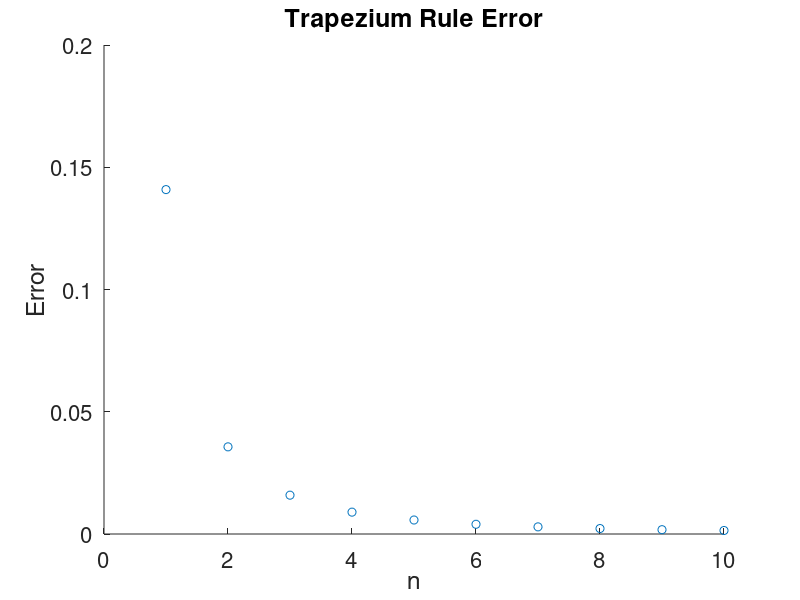
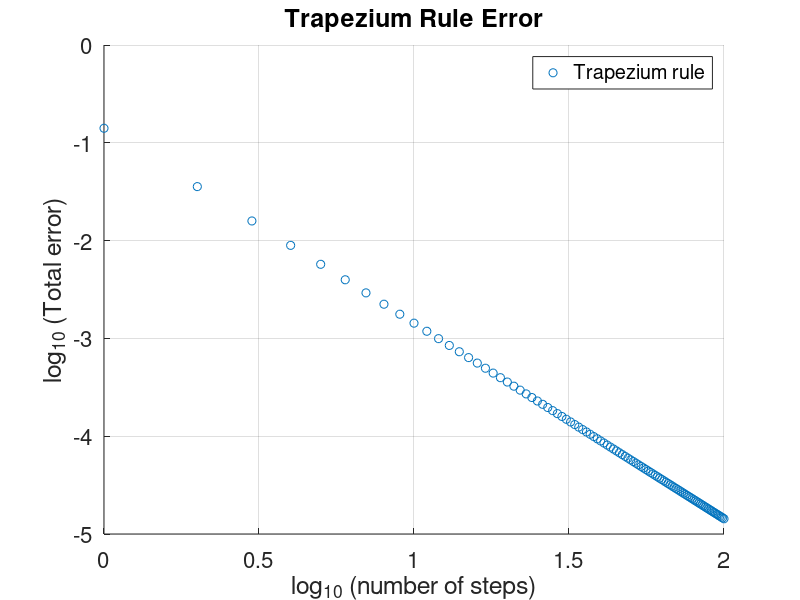
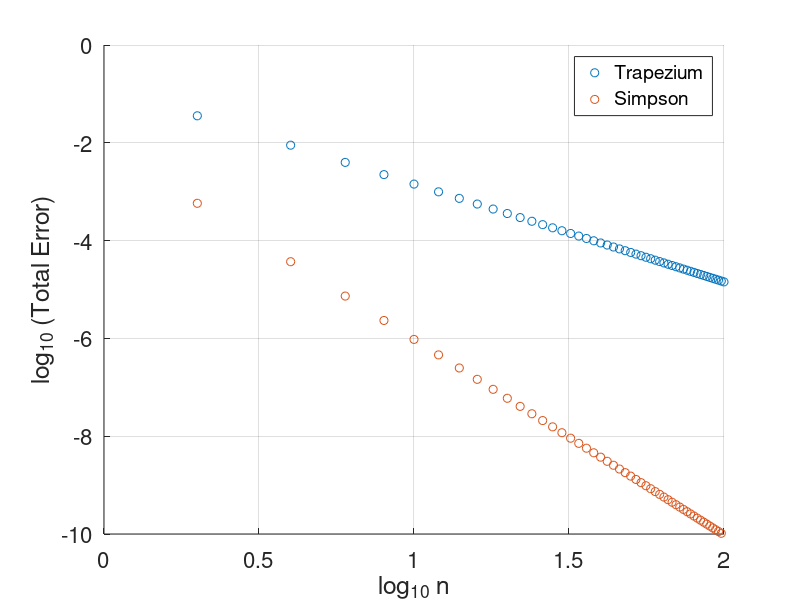
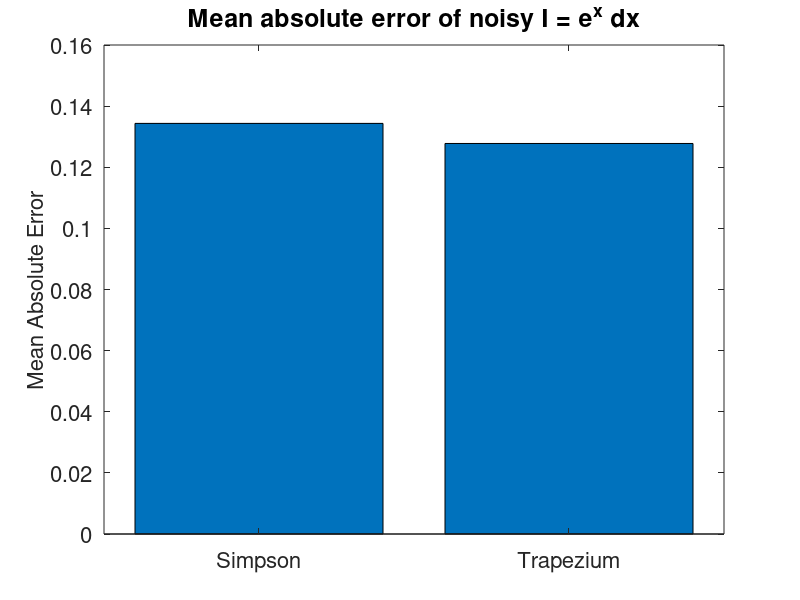

Here is the MATLAB script that generated these plots, in order: (Note: this script raises an error after producing the figures.)
% Matlab examples for Engineering Maths, CET IB, 2016
% Eric Rees
% 


% To use these scripts:
%  1. Start Matlab
%  2. Enter these scripts on the console
%      one line at a time
%  3. Or open this file in the editor 
%      and run entire sections (Ctrl + Enter)


% EXAMPLE 1: Trapezium rule errors
%  Integrate exp(x) dx from 0 to 1
% 
clear    % Clear workspace

n = 5;   % Number of steps
h = 1/n; % Interval

x = 0:h:1;
f = exp(x);

Itrapezium = 0.5*h*(f(1)+2*sum(f(2:end-1))+f(end));
Iexact     = exp(1) - 1;
difference = Itrapezium - Iexact;


% EXAMPLE 1b: Plot graph for trapezium rule errors for several values of 

listOfN          = zeros(100,1); % Pre-allocate an empty list 
listOfDifference = zeros(100,1);
for loop = 1:100
  n = loop;
  h = 1/n;   % Interval
  x = 0:h:1;
  f = exp(x);
  Itrapezium = 0.5*h* (f(1) + 2*sum(f(2:end-1)) + f(end));
  Iexact     = exp(1) - 1;
  difference = Itrapezium - Iexact;
  listOfN(loop)          = n;
  listOfDifference(loop) = difference;
end

figure(1)
 scatter(listOfN(1:10), listOfDifference(1:10));
 set(gca, 'fontSize', 16)
 xlabel('n', 'fontSize', 18);
 ylabel('Error', 'fontSize', 18);
 title('Trapezium Rule Error', 'fontSize', 18);
 set(gcf,'Position',[100,100,400,300]);
 set(gcf,'color','w')
figure(2)
 scatter(log10(listOfN), log10(listOfDifference));
 set(gca, 'fontSize', 16)
 xlabel('log_{10} (number of steps)', 'fontSize', 18);
 ylabel('log_{10} (Total error)', 'fontSize', 18);
 title('Trapezium Rule Error', 'fontSize', 18);
 set(gcf,'Position',[100,100,500,400]);
 grid on
 legend('Trapezium rule')
 
 
%% 
%  EXAMPLE 2: Simpson's rule integration
%  Also for  exp(x) dx from 0 to 1 
clear

n = 2;     % Consider n intervals. n is even.
h = 1/n;   % The width of each interval is h
                   
x = 0:h:1;    % x coordinates 
y = exp(x);   % y coordinates

Isimpson = (1/3)*h*(y(1) + 4*sum( y(2:2:end-1) ) + ...
                    2*sum( y(3:2:end-2) ) +y(end) );
Iexact = exp(1) - 1;
difference = Isimpson - Iexact;

% EXAMPLE 2b:
%  Compare Simpson's rule error with Trapezium rule:
%  For several n-values (must be even):
listOfN          = zeros(50,1);
listOfDiffTrap   = zeros(50,1);
listOfDiffSimp   = zeros(50,1);
for loop = 1:50
  n = 2*loop;
  h = 1/n;     % Interval
  x = 0:h:1;
  y = exp(x);
  Itrapezium = 0.5*h* (y(1) + 2*sum(y(2:end-1)) + y(end));
  Isimpson   = (1/3)*h*(y(1) + 4*sum( y(2:2:end-1) ) + ...
                        2*sum( y(3:2:end-2) ) +y(end) );
  
  Iexact     = exp(1) - 1;
  
  listOfN(loop)          = n;
  listOfDiffTrap(loop) = Itrapezium - Iexact;
  listOfDiffSimp(loop) = abs( Isimpson - Iexact );
end

figure(3)
 scatter(log10(listOfN), log10(listOfDiffTrap), 'bo');
 hold on
  scatter(log10(listOfN), log10(listOfDiffSimp), 'rx');
 hold off
 set(gca, 'fontSize', 16)
 xlabel('log_{10} n', 'fontSize', 18);
 ylabel('log_{10} (Total Error)', 'fontSize', 18);
 title('', 'fontSize', 18);
 set(gcf,'Position',[100,100,400,300]);
 set(gcf,'color','w')
 legend('Trapezium','Simpson','fontSize',14)
 grid on
ylim([-10 0])


%%
% Example 3: Noise Tolerance of Trapezium and Simpson's Rules
%            integrate  exp dx  from x = 0 to 1 with noise

clear
n = 10;
h=1/n;
xData = 0:h:1; 

nRepeats = 1000;   % Run this 1000 times 

Isimpson = zeros(length(nRepeats),1); % Pre-allocate memory
Itrap =    zeros(length(nRepeats),1); % 

for loop = 1:nRepeats
  yData = exp(xData) + 0.5*randn(1, length(xData)); 
  Isimpson(loop) = (1/3) * h * (yData(1) + 4*sum(yData(2:2:end-1)) + ...
                          2*sum(yData(3:2:end-2)) +yData(end) );
  Itrap(loop)    = 0.5*h*(yData(1)+2*sum(yData(2:end-1))+yData(end));
end

Iexact = exp(1) - 1;

errorOfSimpson = abs( Isimpson - Iexact) ;
errorOfTrap    = abs( Itrap    - Iexact) ;
mean(errorOfSimpson)
mean(errorOfTrap)

% Bar chart for mean absolute errors:
figure(4)
 bar( [mean(errorOfSimpson) , mean(errorOfTrap)] )
 set(gca,'XTickLabel',{'Simpson', 'Trapezium'})
 set(gca, 'fontSize', 16)
 title('Mean absolute error of noisy I = e^x dx', 'fontSize', 18);
colormap summer
ylabel('Mean Absolute Error', 'fontSize', 16);

% Scatterplot for absolute errors (hardly enlightening)
figure(5)
 scatter((1:length(errorOfSimpson)), errorOfSimpson, 'rx')
 hold on
 scatter((1:length(errorOfTrap)), errorOfTrap, 'bo')
 hold off
legend('Simpson','Trapezium')
set(gca, 'fontSize', 16)
title('Total error, with noise', 'fontSize', 18);
xlabel('Test number', 'fontSize', 16);
ylabel('Absolute error', 'fontSize', 16);


%% 
%  Example 4: Euler and Modified Euler for ODEs
% Exponential decay:
% 
% Note:
%   Interesting cases are (h = 0.01, 0.1, 0.15, 0.2, 0.203)
%    Note the axis limits, xlim() and ylim(), may hide 
%    the divergence to infinity for large h here

steps = 200;    % Number of steps
h = 0.01;       % Step size

t = 0;    % Initial time
y = 1;    % Initial amount

listT = zeros(steps,1);
listY = zeros(steps,1);
for loop = 1:steps
   listT(loop) = (loop-1)*h;
   listY(loop) = y;
     
    f = -10*y;    % Slope
    y = y + h*f; 
    t = t+h; 
end
figure(6)
 plot(listT, listY, 'lineWidth', 2);

 set(gca, 'fontSize', 16)
 xlabel('time', 'fontSize', 18);
 ylabel('N', 'fontSize', 18);
 title('Exponential decay simulation', 'fontSize', 18);
 set(gcf,'Position',[100,100,400,300]);
 set(gcf,'color','w')
 xlim([0 1])
 
 
%% 
%  Example 5:  Euler and its errors

n = 5;    % Set step size and number of steps
h = 0.1;
x = 0;    % Set initial values
y = 1;

listX = zeros(n,1);
listY = zeros(n,1);

for loop = 1:n
   listX(loop) = x;  % Store results
   listY(loop) = y;
    
    k1 = x+y;         % Slope at start of  step
    
    y = y + h*( k1 );
    x = x+h;
end

yExact = 2*exp(x) - x - 1;
yError = yExact - y;

figure(7)

plot(listX, 2*exp(listX) - listX - 1, 'r','lineWidth', 4 )
hold on
   plot(listX, listY, 'lineWidth', 2); % Sim
   scatter(listX, listY, 200, 'bo')
hold off
set(gca, 'fontSize', 14)
xlabel('x', 'fontSize', 14);
ylabel('y', 'fontSize', 14);
% title('Euler', 'fontSize', 14);
legend('exact', 'Euler')
set(gcf,'Position',[100,100,400,300]);
set(gcf,'color','w')


%%
% Example 6: Modified Euler and its errors
n = 5;    % Set step size and number of steps
h = 0.1;
x = 0;    % Set initial values
y = 1;

listX = zeros(n,1);
listY = zeros(n,1);

for loop = 1:n
   listX(loop) = x;  % Store results
   listY(loop) = y;
    
    k1 = x+y;         % Slope at start of  step
    yG = y + h*k1;    % Guess y at end of step
    k2 = (x+h) + yG;  % Guess slope at end of step
    
    y = y + 0.5*h*( k1 + k2 );
    x = x+h;
end

yExact = 2*exp(x) - x - 1;
yError = yExact - y;

figure(8)
 hold on
   plot(listX, 2*exp(listX) - listX - 1, 'r','lineWidth', 10 )
   plot(listX, listY, 'lineWidth', 4); % Sim
   scatter(listX, listY, 200, 'bo')
 hold off
 set(gca, 'fontSize', 16)
 xlabel('X', 'fontSize', 18);
 ylabel('Y', 'fontSize', 18);
 title('Modified Euler', 'fontSize', 18);
 legend('exact', 'simulated', 'simulated')
 set(gcf,'Position',[100,100,400,300]);
 set(gcf,'color','w')
 
 
 %%
 %  Example 7: RK4 method and its errors
 
n = 5;   % n steps
h = 0.1;   % step size (large)
listX = zeros(n,1);
listY = zeros(n,1);

x = 0;   % initial x
y = 1;   % initial y
for loop = 1:n
  listX(loop) = x;
  listY(loop) = y;
  
  k1 = x+y;
  k2 = (x + 0.5*h) + (y + 0.5*h*k1);
  k3 = (x + 0.5*h) + (y + 0.5*h*k2);
  k4 = (x + h)     + (y + h*k3);
  
  averageSlopeEstimate = (1/6)*(k1 + 2*k2 + 2*k3 + k4);
  
  y = y + h*averageSlopeEstimate;
  x = x + h;
end

yExact = 2*exp(x) - x - 1;
yError = y - yExact;

figure(9)
plot(listX, 2*exp(listX) - listX - 1, 'r','lineWidth', 10 )
 hold on
   plot(listX, listY, 'b', 'lineWidth', 3)
   scatter(listX, listY, 200, 'bo')
 hold off
 set(gca, 'fontSize', 16)
 xlabel('X', 'fontSize', 18);
 ylabel('Y', 'fontSize', 18);
 title('RK4', 'fontSize', 18);
 legend('exact', 'simulated', 'simulated')
set(gcf,'Position',[100,100,400,300]);
set(gcf,'color','w')


%%
% Example 8: RK4 comparison with Euler, Mod Euler

n = 7;   % n steps
h = 1;   % step size (1 is 'large')
x = 0;   % initial x
y = 1;   % initial y

listX_euler    = zeros(n+1,1); % Prepare lists to store results
listY_euler    = zeros(n+1,1);
listX_euler(1) = x;
listY_euler(1) = y;

listX_modEuler = zeros(n+1,1);
listY_modEuler = zeros(n+1,1);
listX_modEuler(1) = x;
listY_modEuler(1) = y;

listX_RK4      = zeros(n+1,1);
listY_RK4      = zeros(n+1,1);
listX_RK4(1)   = x;
listY_RK4(1)   = y;

for loop = 1:n
   
   % Euler:
   k1  = (listX_euler(loop) + listY_euler(loop));
   listX_euler(loop+1) = listX_euler(loop) + h;
   listY_euler(loop+1) = listY_euler(loop) + h*k1;
   
   % Modified Euler (or RK2):
   k1  = (listX_modEuler(loop) + listY_modEuler(loop));
   yG  = listY_modEuler(loop) + k1*h;
   k2  = (listX_modEuler(loop) + h   + yG);
   listX_modEuler(loop+1) = listX_modEuler(loop) + h;
   listY_modEuler(loop+1) = listY_modEuler(loop) + (1/2)*h*(k1+k2);
    
   % 4th order Runge-Kutta
   k1 = (listX_RK4(loop) + listY_RK4(loop));
   k2 = (listX_RK4(loop) + 0.5*h) + (listY_RK4(loop) + 0.5*h*k1);
   k3 = (listX_RK4(loop) + 0.5*h) + (listY_RK4(loop) + 0.5*h*k2);
   k4 = (listX_RK4(loop) + h)     + (listY_RK4(loop) + h*k3);
    
   averageSlopeEstimate = (1/6)*(k1 + 2*k2 + 2*k3 + k4);
   listX_RK4(loop+1) = listX_RK4(loop) + h;
   listY_RK4(loop+1) = listY_RK4(loop) + h*averageSlopeEstimate;

end


figure(10)
 xx = 0:0.02:(n*h);     % x positions
 yy = 2*exp(xx) - xx - 1; % Exact y
 plot(xx,yy, 'r','lineWidth', 4 ) % Exact
 hold on
   plot(listX_euler, listY_euler, 'b--','lineWidth', 4); % Sim
   plot(listX_modEuler, listY_modEuler, 'g--','lineWidth', 4); % Sim
   plot(listX_RK4, listY_RK4, 'k--','lineWidth', 4); % Sim
 hold off
 set(gca, 'fontSize', 16)
 xlabel('X', 'fontSize', 18);
 ylabel('Y', 'fontSize', 18);
 title('', 'fontSize', 18);
 legend('Exact','Euler', 'Mod Euler', 'RK4')
% set(gcf,'Position',[100,100,400,300]);
% set(gcf,'color','w')


%%
% Example 9: 
%   Accuracy of RK 4 versus Euler and Mod Euler, for different n values:
%

nValues = [1,2,4,10,100];

for loopNs = 1:length(nValues)
  n = nValues(loopNs);   % n steps
  h = 0.1/n;            % step size for total distance 0.5

  x = 0;   % initial x
  y = 1;   % initial y for RK4
  yEu = 1; % Initial y for Euler
  yME = 1; % Initial y for Modified Euler
  
  for loop = 1:n
    k1 = x+y;                 % RK4 method 
    k2 = (x + 0.5*h) + (y + 0.5*h*k1);
    k3 = (x + 0.5*h) + (y + 0.5*h*k2);
    k4 = (x + h)     + (y + h*k3);
    
    averageSlopeEstimate = (1/6)*(k1 + 2*k2 + 2*k3 + k4);
    y = y + h*averageSlopeEstimate;
    
    yEu = yEu + h*(x + yEu); % Euler method
    
    k1ME = x+yME;            % Modified Euler method
    yG   = yME + k1ME*h; 
    k2ME = x+h + yG;
    yME  = yME + 0.5*h*(k1ME + k2ME);
    
    x = x + h; 
  end
  
  yRK4(loopNs)   = y;
  yEuler(loopNs) = yEu;
  yModE(loopNs)  = yME;
end
yExact = 2*exp(x) - x - 1;


log_yErrorRK4   = log10( abs(yExact - yRK4)   );
log_yErrorEuler = log10( abs(yExact - yEuler) );
log_yErrorME    = log10( abs(yExact - yModE)    );

logNvalues = log10(nValues);


figure(11)
plot( logNvalues, log_yErrorEuler, 'b', 'lineWidth', 3)
hold on % Overlay some extra plots
  plot(logNvalues, log_yErrorRK4, 'k', 'lineWidth', 3)
  plot(logNvalues, log_yErrorME,  'r', 'lineWidth', 3)
  legend('Euler', 'RK4', 'Mod Euler', 18, 'Location', 'SouthWest');
  scatter( logNvalues, log_yErrorRK4, 70, 'k', 'filled') % Show points
  scatter( logNvalues, log_yErrorEuler, 70, 'b', 'filled') % Show points
  scatter( logNvalues, log_yErrorME, 70, 'r', 'filled') % Show points
hold off
% Make the plot readable by increasing font sizes etc.
set(gca, 'fontSize', 18)
xlabel('log_{10} N', 'fontSize', 18);
ylabel('log_{10} Error', 'fontSize', 18);
title('Runge-Kutta global error', 'fontSize', 18);
grid on


slopeRK = (log_yErrorRK4(end)- log_yErrorRK4(end-1))/(logNvalues(end) - logNvalues(end-1));
disp(slopeRK);


%%
%  Example 10: Euler for a 2nd order ODE (simple harmonic oscillator)

h = 0.1; % Time interval: try 0.02, 0.2
y = 0;   % Initial y value (position)
v = 1;   % Initial dy/dt   (velocity)
t = 0;
for loop = 1:500 
    acceleration = -y; % Slopes
    velocity     = v;
    
    v = v + h*acceleration;
    y = y + h*velocity;
    t = t+h;
end

% Repeat, plotting results:
clear
n = 500;
h = 0.1;  % Time interval (try 0.02, 0.05, 0.2) 

y = 0;    % Initial conditions
v = 1;
t = 0;

listY = zeros(n,1);
for loop = 1:n 
    acceleration = -y; % Slopes
    velocity     = v;
    
    v = v + h*acceleration;
    y = y + h*velocity;
    t = t+h;
    
    listY(loop) = y;
end

xx = (1:n)*h; % time co-ordinates

figure(12)
scatter(xx, listY) % Plot simulation result
hold on
  plot(xx, sin(xx),'r', 'lineWidth', 2) % Exact
hold off
 legend('Euler, 2nd order ', 'Exact')
 xlim([0 10])
 ylim([-2 4])

 set(gca, 'fontSize', 16)
 xlabel(' x', 'fontSize', 18);
 ylabel(' y', 'fontSize', 18);
 title('', 'fontSize', 18);
 set(gcf,'Position',[100,100,400,300]);
set(gcf,'color','w')
 

%%
% Example 11:
% Use Modified Euler for the simultaneous ODEs in Example Sheet 1, Q.6

clear
% (1): INPUT
h = 0.2;            % interval in time, 0.2 seconds
numberOfSteps = 3; 

t = 0;              % initial value of independent variable
x = 0;             % initial value of x
y = 1;             % initial value of y

% Pre-allocate computer memory to store outputs 
% (This is unnecessary if you don't need to recall the iterating values)
% (It is also unnecessary, here, as the computational time is brief anyway)
listT  = zeros( numberOfSteps + 1 , 1 );
listX  = zeros( numberOfSteps + 1 , 1 ); 
listY  = zeros( numberOfSteps + 1 , 1 );

listK1 = zeros( numberOfSteps + 1 , 1 ); % K1 is the initial slope for X
listM1 = zeros( numberOfSteps + 1 , 1 ); % M1 is the initial slope for Y
listK2 = zeros( numberOfSteps + 1 , 1 );
listM2 = zeros( numberOfSteps + 1 , 1 );
listXg = zeros( numberOfSteps + 1 , 1 ); % First guess of next X
listYg = zeros( numberOfSteps + 1 , 1 );

listT(1) = t;
listX(1) = x;
listY(1) = y;

% (2.) PROCESS
%
for n = 1:numberOfSteps
   
    k1 = x*y + t;
    m1 = x - t;
    xg = x + h*k1;
    yg = y + h*m1;
    k2 = xg*yg + (t + h);
    m2 = xg - (t + h);    
    
    t = t + h;
    x = x + 0.5 * h * (k1 + k2);
    y = y + 0.5 * h * (m1 + m2);
    

    listT(n+1) = t;
    listX(n+1) = x;
    listY(n+1) = y;

    listK1(n)  = k1;
    listXg(n)  = xg;
    listK2(n)  = k2;
    listM1(n)  = m1;
    listYg(n)  = yg;
    listM2(n)  = m2;
end

figure(13)
plot(listT, listX, 'lineWidth', 2);
hold on
  plot(listT, listY, 'r','lineWidth', 2 )
hold off
legend('x','y');

%% 
%  Example 12
%    The Lokta-Volterra predator prey model
%    (With populations as a continuous variable)
% 

listT = zeros(n,1);
listX = zeros(n,1);
listY = zeros(n,1);

a = 0.4;
b = 0.02;
c = 0.005;
d = 0.1;

n = 10000;
h = 0.05;

t = 0;   % time
x = 80;  % Baboons
y = 40;  % Cheetahs

for loop = 1:n
    listT(loop) = t;
    listX(loop) = x;
    listY(loop) = y;
    
    f = a*x - b*x*y;
    g = c*x*y - d*y;
    
    x = x + f*h;
    y = y + g*h;
    t = t+h;
end

figure(14)
  plot(listT, listX, 'b', 'lineWidth', 2)
  hold on
    plot(listT, listY, 'r', 'lineWidth', 2);
  hold off
set(gca, 'fontSize', 18)
xlabel('Time', 'fontSize', 18);
ylabel('Number', 'fontSize', 18);
legend('Baboons (prey)','Cheetahs (predator)', 18);
title('A predator prey model', 'fontSize', 18);
grid on
ylim([0 250])
  

figure(15)
  plot(listX, listY, 'b', 'lineWidth', 2)
set(gca, 'fontSize', 18)
xlabel('Baboons', 'fontSize', 18);
ylabel('Cheetahs', 'fontSize', 18);
legend('', 18);
title('A predator prey model', 'fontSize', 18);
grid on

% Modified Euler, same problem:
listT = zeros(n,1);
listX = zeros(n,1);
listY = zeros(n,1);
t = 0;
x = 80;
y = 40;
for loop = 1:n
    listT(loop) = t;
    listX(loop) = x;
    listY(loop) = y;
    
    k1 = a*x - b*x*y;
    m1 = c*x*y - d*y;
    xG = x + k1*h;
    yG = y + m1*h;
    k2 = a*xG - b*xG*yG;
    m2 = c*xG*yG - d*y;
    
    x = x + 0.5*h*(k1+k2);
    y = y + 0.5*h*(m1+m2);
    t = t+h;
end
figure(16)
  plot(listT, listX, 'b', 'lineWidth', 2)
  hold on
    plot(listT, listY, 'r', 'lineWidth', 2);
  hold off
set(gca, 'fontSize', 18)
xlabel('Time', 'fontSize', 18);
ylabel('Number', 'fontSize', 18);
legend('Baboons (prey)','Cheetahs (predator)', 18);
title('Mod Euler', 'fontSize', 18);
ylim([0 150])
grid on


%%
% Example 13, Truncation error
% Demonstrate introduction of wrong solution into y'' = y, y(0)=1, y'(0)=-1
% Given initial conditions, solution should be e^(-x)
% But some e^x can be added due to truncation or rounding error
% This demonstration introduces a (very very bad!) rounding error in order 
% to make the point that numerical errors can introduce wrong parts of the 
% general ODE solution into specific cases. 

n = 100;    % Set step size and number of steps
h = 0.1;
x = 0;    % Set initial values
y = 1;
v = -1;

listX = zeros(n,1);
listY = zeros(n,1);

for loop = 1:n
   listX(loop) = x;  % Store results
   listY(loop) = y;
    
   dvBydx = y;         % Slope at start of  step
    
   y = y + h*( v );
   v = v + h*dvBydx;
   x = x+h;
   
   y = ceil(y*10)/10; % Artificially put in bad numerical rounding error.
	 % Comment out the above line to produce a good simualtion. 
end


figure(17)

plot(listX, listY, 'lineWidth', 2); % Sim
hold on
    scatter(listX, listY, 200, 'bo')
hold off
set(gca, 'fontSize', 14)
xlabel('x', 'fontSize', 14);
ylabel('y', 'fontSize', 14);
title('Euler, large truncation error', 'fontSize', 14);
legend('Euler')
set(gcf,'Position',[100,100,400,300]);
set(gcf,'color','w')
%

%% Engineering Maths Matlab Examples 
% 

% Example 13b: Biexponential decay
% This example demonstrates a stiff system of 2 ODEs
%  in which two processes with different timescales mean a simple Euler 
%  method simulation would need a large number of steps to return an 
%  accurate result.
% This particular example is just Y = Ya + Yb, and could be solved by 
%  adding up the separate exponentual decays Ya and Yb. The problem is that
%  some systems have the type of multi-timescale processes that
%  cannot be separated. And these require more advanced numerical methods
%  such as the adaptive step size...
%

h     = 0.02;
steps = 1000;
k1 = 10;
k2 = 0.1;
t = 0;
y = 2;

listT = zeros(steps,1);
listY = zeros(steps,1);

for loop = 1:steps
  listT(loop) = t;
  listY(loop) = y;
    
  f = -k1*exp(-k1*t) - k2*exp(-k2*t); % Pretend we can't solve this exactly
  y = y + h*f;
  t = t+h;
end

figure(1)
 hold on
   scatter(listT, listY, 'bo')
 hold off
 set(gca, 'fontSize', 16)
 xlabel('t', 'fontSize', 18);
 ylabel('y', 'fontSize', 18);
 title('Biexponential decay', 'fontSize', 18);
 % legend('exact', 'simulated', 'simulated')
set(gcf,'Position',[100,100,400,300]);
set(gcf,'color','w')


%% With adaptive step size for x:
h     = 0.02;
steps = 40;
k1 = 10;
k2 = 0.1;
t = 0;
y = 2;

listT = zeros(steps,1);
listY = zeros(steps,1);

% Try fixed step in y...
for loop = 1:steps
  listT(loop) = t;
  listY(loop) = y;
    
  f = -k1*exp(-k1*t) - k2*exp(-k2*t);
  h = abs(0.05/f);
  y = y + h*f;
  t = t+h;
end

figure(2)
 hold on
   scatter(listT, listY, 'bo')
 hold off
 set(gca, 'fontSize', 16)
 xlabel('t', 'fontSize', 18);
 ylabel('y', 'fontSize', 18);
 title('Biexponential decay', 'fontSize', 18);
 % legend('exact', 'simulated', 'simulated')
set(gcf,'Position',[100,100,400,300]);
set(gcf,'color','w')


%% With adaptive step size (based on a numerical estimate of error)
clear % avoid memory buildup due to loop below
h     = 0.02;
distance = 20;
k1 = 10;
k2 = 0.1;
t = 0;
y = 2;

loop = 1;

targetError = 0.005;

% Try to keep proportional error 1%
while t < distance
  listT(loop) = t; 
  listY(loop) = y;
  
  % 1 step of Euler simulation
  f = -k1*exp(-k1*t) - k2*exp(-k2*t);
  y1step = y + h*f;

  % 2 steps of Euler simulation
  f1 = -k1*exp(-k1*t) - k2*exp(-k2*t);
  yG = y + f1*0.5*h;
  f2 = -k1*exp(-k1*(t+0.5*h)) - k2*exp(-k2*(t+0.5*h));
  y2step = yG + f2*0.5*h;
  
  localErrorEst = abs(y2step - y1step)/2;
  localPropError = localErrorEst/y;
  
  if(localPropError > targetError)
      h = h/2;
      continue;
  elseif(localPropError < targetError/4)
      h = 2*h;
      continue;
  end
  
  t = t+h;
  y = y2step;
  loop = loop+1;
end
  listT(loop) = t;
  listY(loop) = y;
  
figure(3)
   scatter(listT, listY, 'bo')

 set(gca, 'fontSize', 16)
 xlabel('t', 'fontSize', 18);
 ylabel('y', 'fontSize', 18);
 title('Biexponential decay', 'fontSize', 18);
 % legend('exact', 'simulated', 'simulated')
set(gcf,'Position',[100,100,400,300]);
set(gcf,'color','w')
ylim([0 2])
xlim([0 20])

